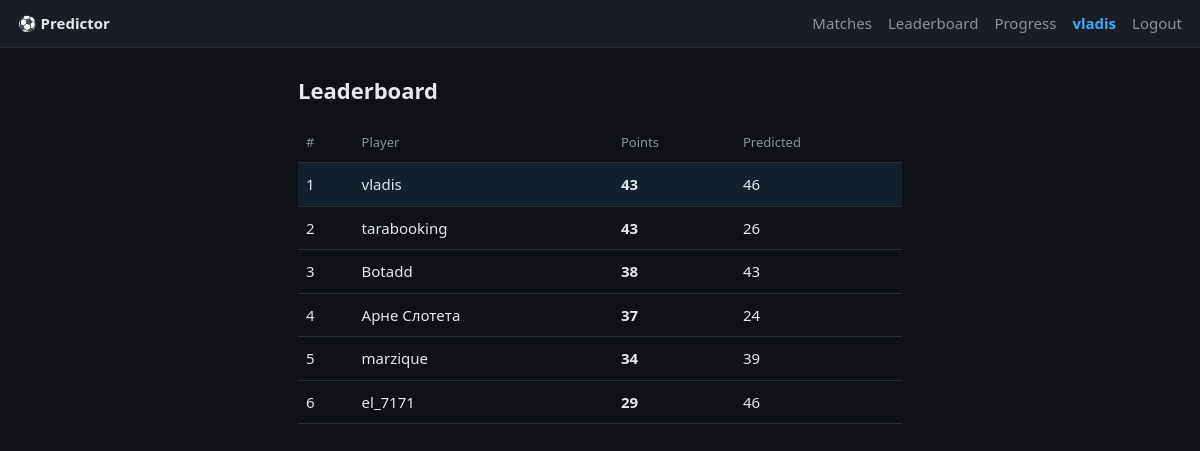
Page /leaderboard (signed in) on the committed database.
### tables this page shows
CREATE TABLE users (
    id            INTEGER PRIMARY KEY AUTOINCREMENT,
    username      TEXT UNIQUE NOT NULL,
    password_hash TEXT NOT NULL,
    created_at    TEXT NOT NULL
);

### app.py (the view)
@app.get("/leaderboard", response_class=HTMLResponse)
async def leaderboard(request: Request):
    user = current_user(request)
    if not user:
        return RedirectResponse("/login", status_code=302)
    with connect() as conn:
        rows = fetch_leaderboard(conn)
    return render(request, "leaderboard.html", {"user": user, "rows": rows})

### templates/leaderboard.html (shortened to what this page needs)
{% extends "base.html" %}
{% block content %}
<h1>Leaderboard</h1>
<table class="board">
  <thead><tr><th>#</th><th>Player</th><th>Points</th><th>Predicted</th></tr></thead>
  <tbody>
  {% for r in rows %}
    <tr class="{{ 'me-row' if r['username'] == user['username'] else '' }}">
      <td>{{ loop.index }}</td>
      <td>{{ r["username"] }}</td>
      <td><b>{{ r["total"] }}</b></td>
      <td>{{ r["played"] }}</td>
    </tr>
  {% endfor %}
  </tbody>
</table>
{% endblock %}

### templates/base.html (shortened to what this page needs)
<!doctype html>
<html lang="en">
<head>
  <link rel="stylesheet" href="/static/style.css">
</head>
<body>
  <header>
    <a href="/" class="brand">⚽ Predictor</a>
    {% if user %}
    <nav>
      <a href="/">Matches</a>
      <a href="/leaderboard">Leaderboard</a>
      <a href="/progress">Progress</a>
      <span class="me">{{ user["username"] }}</span>
      <a href="/logout">Logout</a>
    </nav>
    {% endif %}
  </header>
  <main class="{% block main_class %}{% endblock %}">
    {% block content %}{% endblock %}
  </main>
</body>
</html>

### static/style.css (style rules this page uses)
:root { --bg: #0f1115; --card: #1a1d24; --line: #2a2e38; --fg: #e6e8ec; --muted: #8b909c; --accent: #3da9fc; --good: #4caf50; }
* { box-sizing: border-box; }
body { margin: 0; background: var(--bg); color: var(--fg); font: 15px/1.5 system-ui, -apple-system, Segoe UI, Roboto, sans-serif; }
header { display: flex; align-items: center; gap: 16px; padding: 12px 18px; border-bottom: 1px solid var(--line); background: var(--card); position: sticky; top: 0; z-index: 10; }
.brand { font-weight: 700; color: var(--fg); text-decoration: none; }
nav { margin-left: auto; display: flex; align-items: center; gap: 16px; }
nav a { color: var(--muted); text-decoration: none; }
nav .me { color: var(--accent); font-weight: 600; }
main { max-width: 640px; margin: 0 auto; padding: 18px; }
h1 { font-size: 22px; margin: 8px 0 16px; }
.board { width: 100%; border-collapse: collapse; }
.board th, .board td { text-align: left; padding: 10px 8px; border-bottom: 1px solid var(--line); }
.board th { color: var(--muted); font-weight: 500; font-size: 13px; }
.board .me-row { background: rgba(61, 169, 252, 0.10); }

### rows in the picture
users: username "vladis", total "43", played "46"
users: username "tarabooking", total "43", played "26"
users: username "Botadd", total "38", played "43"
users: username "Арне Слотета", total "37", played "24"
users: username "marzique", total "34", played "39"
users: username "el_7171", total "29", played "46"
